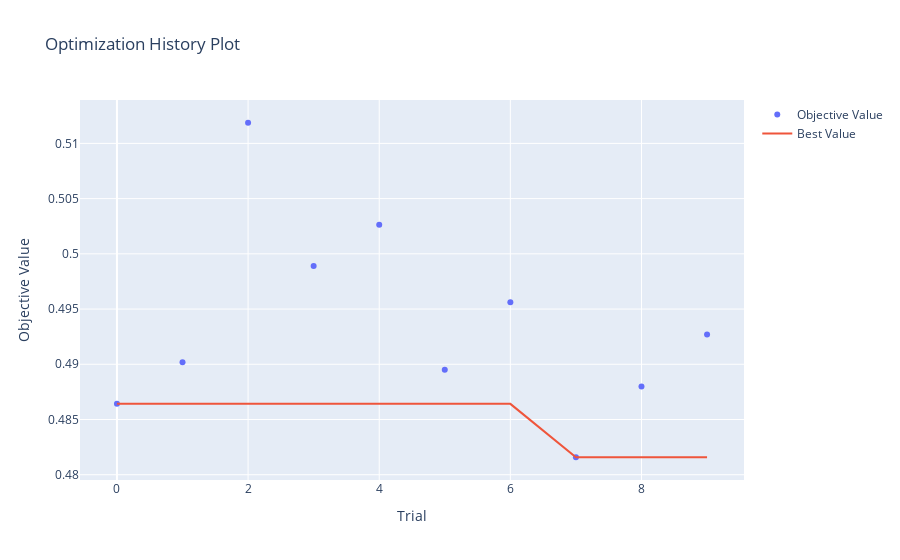

This figure's notebook cell:
### Code cell
# 하이퍼파라미터 최적화 과정을 확인
optuna.visualization.plot_optimization_history(study)

### Figure 1 — Plotly figure (JSON) as saved in the notebook; plotly's stock layout.template omitted (floating-point values rounded to 4 significant figures)
{"data": [{"mode": "markers", "name": "Objective Value", "type": "scatter", "x": [0, 1, 2, 3, 4, 5, 6, 7, 8, 9], "y": [0.4864, 0.4902, 0.5119, 0.4989, 0.5026, 0.4895, 0.4956, 0.4816, 0.488, 0.4927]}, {"mode": "lines", "name": "Best Value", "type": "scatter", "x": [0, 1, 2, 3, 4, 5, 6, 7, 8, 9], "y": [0.4864, 0.4864, 0.4864, 0.4864, 0.4864, 0.4864, 0.4864, 0.4816, 0.4816, 0.4816]}, {"marker": {"color": "#cccccc"}, "mode": "markers", "name": "Infeasible Trial", "showlegend": false, "type": "scatter", "x": [], "y": []}], "layout": {"title": {"text": "Optimization History Plot"}, "xaxis": {"title": {"text": "Trial"}}, "yaxis": {"title": {"text": "Objective Value"}}}}
